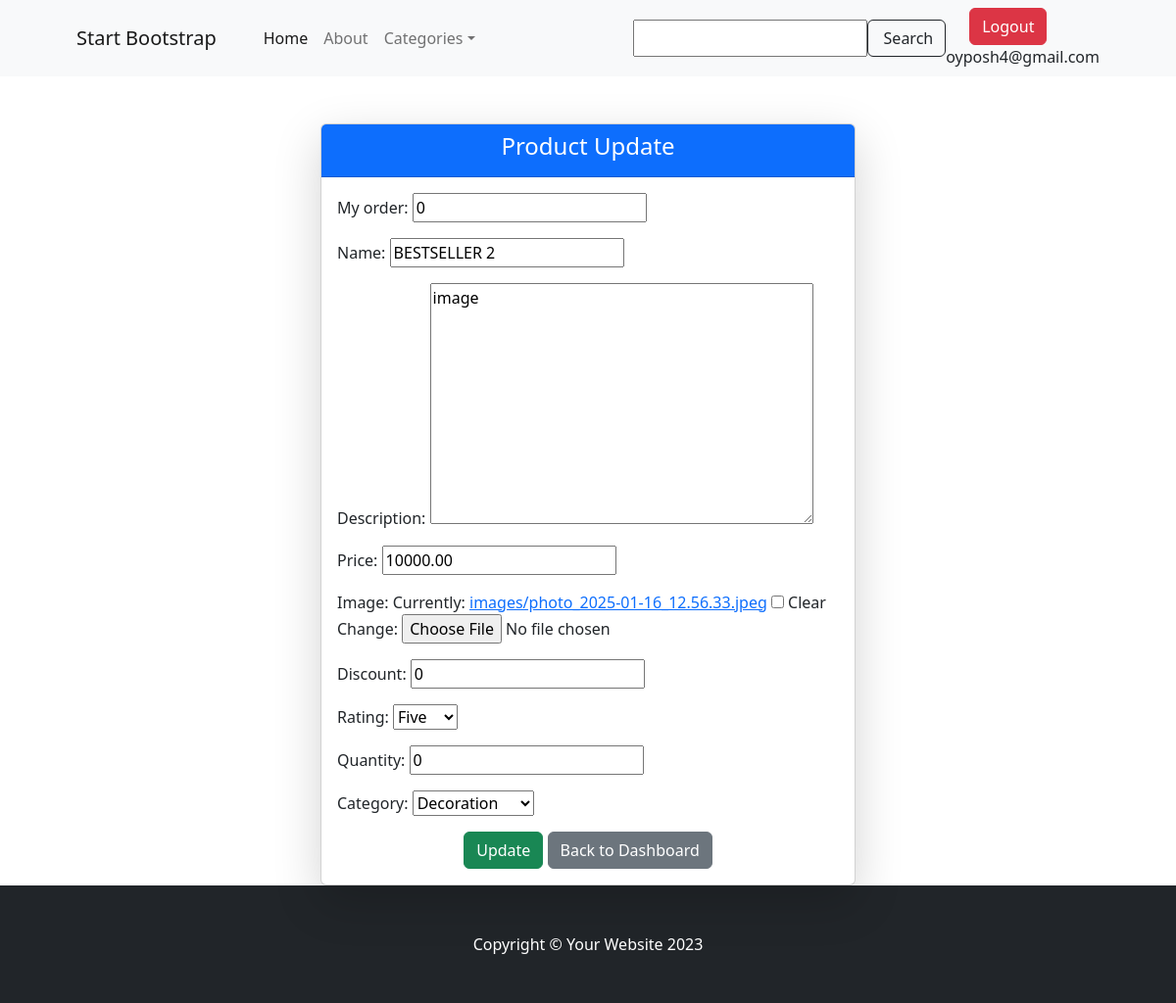
Screenshot of /shop/product-update/5/ (signed in) with the database file from the repository.
### users/models.py (models this page shows, shortened)
class CustomUser(AbstractBaseUser, PermissionsMixin):
    email = models.EmailField(unique=True)
    is_active = models.BooleanField(default=True)
    is_staff = models.BooleanField(default=False)
    objects = CustomUserManager()
    USERNAME_FIELD = "email"
    REQUIRED_FIELDS = []

### shop/models.py (models this page shows, shortened)
class BaseModel(models.Model):
    created_at = models.DateTimeField(auto_now_add=True, null=True, blank=True)
    updated_at = models.DateTimeField(auto_now=True, null=True, blank=True)
    my_order = models.PositiveIntegerField(null=True, blank=True, default=0)
    class Meta:
        abstract = True

class Product(BaseModel):
    class RatingChoice(models.IntegerChoices):
        ONE = 1
        TWO = 2
        THREE = 3
        FOUR = 4
        FIVE = 5
    name = models.CharField(max_length=255, unique=True)
    description = models.TextField(null=True, blank=True)
    price = models.DecimalField(max_digits=14, decimal_places=2)
    image = models.ImageField(upload_to='images/', null=True, blank=True)
    discount = models.PositiveIntegerField(default=0)
    rating = models.PositiveIntegerField(choices=RatingChoice.choices, default=RatingChoice.ONE.value)
    quantity = models.PositiveIntegerField(default=1)
    category = models.ForeignKey(Category, on_delete=models.CASCADE, related_name='products', null=True, blank=True)
    class Meta:
        db_table = 'product'

### shop/views.py (the view)
# urls.py: path('product-update/<int:product_id>/', views.product_update, name='product_update'),
@login_required(login_url='/admin/')
def product_update(request, product_id):
    product = get_object_or_404(Product, id=product_id)
    form = ProductModelForm(instance=product)
    if request.method == 'POST':
        form = ProductModelForm(request.POST, request.FILES, instance=product)
        if form.is_valid():
            form.save()
            return redirect('product_detail', product_id)
    context = {
        'product': product,
        'form': form,
        'action': 'Update'
    }
    return render(request, 'shop/product-update.html', context)

### shop/forms.py
class ProductModelForm(forms.ModelForm):
    class Meta:
        model = Product
        exclude = ()

### shop/models.py (called while the page is built)
    def __str__(self):
        return self.title

### shop/templates/shop/product-update.html (shortened to what this page needs)
{% extends 'shop/base/base.html' %}
{% block product_update_content %}
    <div class="container mt-5">
        <div class="row justify-content-center">
            <div class="col-md-6">
                <div class="card shadow-lg">
                    <div class="card-header bg-primary text-white text-center">
                        <h4>Product {{ action }}</h4>
                    </div>
                    <div class="card-body">
                        <form method="post" enctype="multipart/form-data"
                              action="{% url 'shop:product_update' product.id %}">
                            {{ form.as_p }}
                            <div class="text-center">
                                <button type="submit" class="btn btn-success">{{ action }}</button>
                                <a href="{% url 'shop:index' %}">
                                    <button type="button" class="btn btn-secondary">Back to Dashboard</button>
                                </a>
                            </div>
                        </form>
                    </div>
                </div>
            </div>
        </div>
    </div>
{% endblock %}

### shop/templates/shop/base/base.html (shortened to what this page needs)
{% load register_tags %}
{% load static %}
<!DOCTYPE html>
<html lang="en">
<head>
    <link href="https://cdn.jsdelivr.net/npm/bootstrap-icons@1.5.0/font/bootstrap-icons.css" rel="stylesheet"/>
    <link href="{% static 'shop/css/styles.css' %}" rel="stylesheet"/>
</head>
<body>
<nav class="navbar navbar-expand-lg navbar-light bg-light">
    <div class="container px-4 px-lg-5">
        <a class="navbar-brand" href="{% url 'shop:index' %}">Start Bootstrap</a>
        <div class="collapse navbar-collapse" id="navbarSupportedContent">
            <ul class="navbar-nav me-auto mb-2 mb-lg-0 ms-lg-4">
                <li class="nav-item"><a class="nav-link active" aria-current="page" href="">Home</a></li>
                <li class="nav-item"><a class="nav-link" href="">About</a></li>
                <li class="nav-item dropdown">
                    <a class="nav-link dropdown-toggle" id="navbarDropdown" href="#" role="button"
                       data-bs-toggle="dropdown" aria-expanded="false">Categories</a>
                </li>
            </ul>
            <form class="d-flex">
                <input type="text" name="q" class="form-contro">
                <button class="btn btn-outline-dark" type="submit">
                    Search
                </button>
            </form>
            {% if user.is_authenticated %}
                <form method="post" action="{% url 'users:logout_page' %}">
                    <div class="navbar-nav me-auto mb-2 mb-lg-0 ms-lg-4">
                        <button type="submit" class="btn btn-danger">Logout</button>
                    </div>
                    {{ user.email }}
                </form>
            {% else %}
                <div class="navbar-nav me-auto mb-2 mb-lg-0 ms-lg-4">
                    <a href="{% url 'users:login_page' %}">
                        <button type="button" class="btn btn-primary">Login</button>
                    </a>
                </div>
            {% endif %}
        </div>
    </div>
</nav>
{% block product_update_content %}
{% endblock %}
<footer class="py-5 bg-dark">
    <div class="container"><p class="m-0 text-center text-white">Copyright &copy; Your Website 2023</p></div>
</footer>
</body>
</html>

### rows the page displays
CustomUser: email "oyposh4@gmail.com"
Product: my_order "0", name "BESTSELLER 2", description "image", price "10000.00", discount "0", rating "Five", quantity "0", category "Decoration"

### other values shown
{{ action }} "Update"
